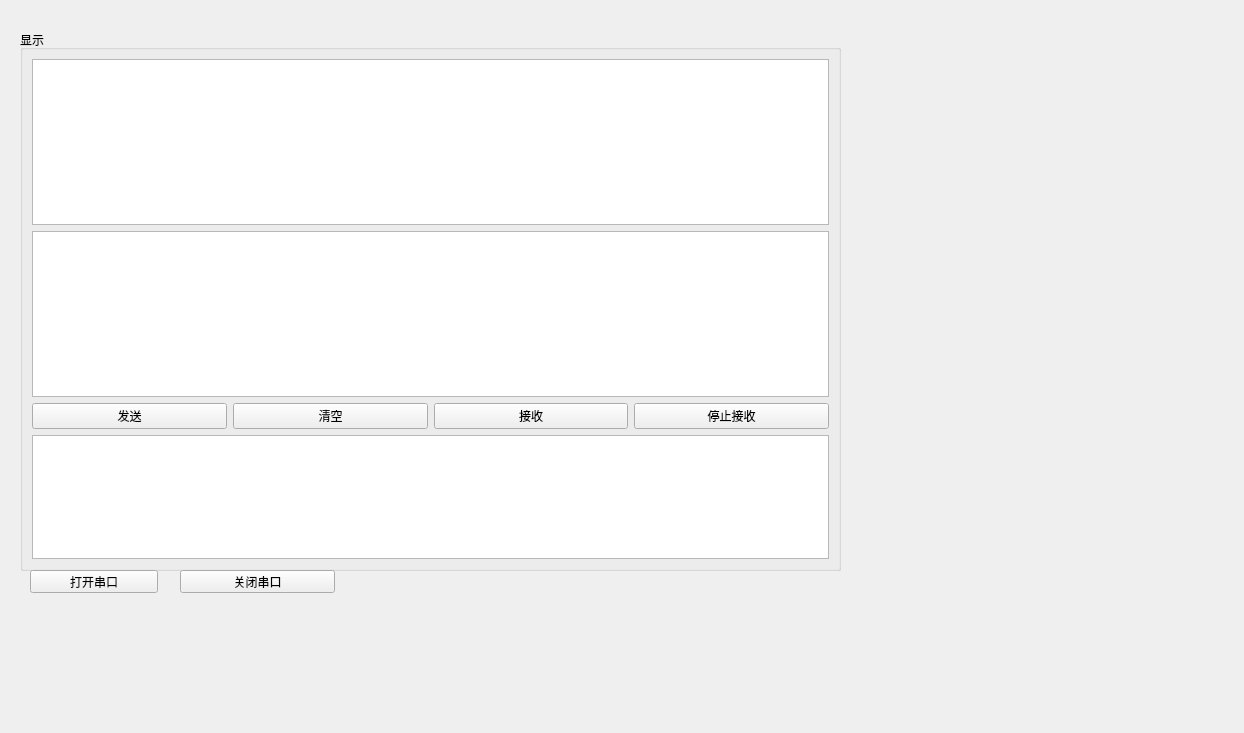
<?xml version="1.0" encoding="UTF-8"?>
<ui version="4.0">
 <class>HomePage</class>
 <widget class="QWidget" name="HomePage">
  <property name="geometry">
   <rect>
    <x>0</x>
    <y>0</y>
    <width>1244</width>
    <height>733</height>
   </rect>
  </property>
  <property name="windowTitle">
   <string>Form</string>
  </property>
  <widget class="QGroupBox" name="groupBox">
   <property name="geometry">
    <rect>
     <x>20</x>
     <y>30</y>
     <width>821</width>
     <height>541</height>
    </rect>
   </property>
   <property name="title">
    <string>显示</string>
   </property>
   <layout class="QVBoxLayout" name="verticalLayout">
    <item>
     <widget class="QTextEdit" name="edit_raw_receive"/>
    </item>
    <item>
     <widget class="QTextEdit" name="edit_receive"/>
    </item>
    <item>
     <layout class="QHBoxLayout" name="horizontalLayout">
      <item>
       <widget class="QPushButton" name="button_send">
        <property name="text">
         <string>发送</string>
        </property>
       </widget>
      </item>
      <item>
       <widget class="QPushButton" name="button_clear">
        <property name="text">
         <string>清空</string>
        </property>
       </widget>
      </item>
      <item>
       <widget class="QPushButton" name="button_receive">
        <property name="text">
         <string>接收</string>
        </property>
       </widget>
      </item>
      <item>
       <widget class="QPushButton" name="button_stop">
        <property name="text">
         <string>停止接收</string>
        </property>
       </widget>
      </item>
     </layout>
    </item>
    <item>
     <widget class="QTextEdit" name="edit_send">
      <property name="maximumSize">
       <size>
        <width>16777215</width>
        <height>150</height>
       </size>
      </property>
     </widget>
    </item>
   </layout>
  </widget>
  <widget class="QPushButton" name="button_open">
   <property name="geometry">
    <rect>
     <x>30</x>
     <y>570</y>
     <width>128</width>
     <height>23</height>
    </rect>
   </property>
   <property name="text">
    <string>打开串口</string>
   </property>
  </widget>
  <widget class="QPushButton" name="button_close">
   <property name="geometry">
    <rect>
     <x>180</x>
     <y>570</y>
     <width>155</width>
     <height>23</height>
    </rect>
   </property>
   <property name="text">
    <string>关闭串口</string>
   </property>
  </widget>
 </widget>
 <resources/>
 <connections/>
</ui>
